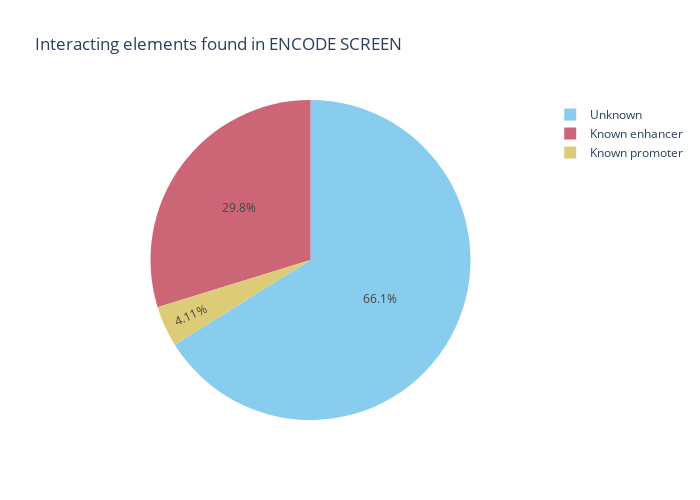

Notebook cell for this chart:
### Code cell
fig = px.pie(screen_OE#.filter((pl.col("adj.P.Val") < 0.05)).sort("logFC", descending=True).head(10000)
			 .to_pandas(), names='type', title='Interacting elements found in ENCODE SCREEN', width=700, height=500, color_discrete_sequence=px.colors.qualitative.Safe)
fig.show()
pio.write_image(fig, os.path.join(fig_dir,"known_elements_in_screen.pdf"), format="pdf")

### Figure 1 — Plotly figure (JSON) as saved in the notebook; plotly's stock layout.template omitted (floating-point values rounded to 4 significant figures; data arrays with more than 128 entries replaced by an {"elided": "..."} marker saying what was removed)
{"data": [{"domain": {"x": [0, 1], "y": [0, 1]}, "hovertemplate": "type=%{label}<extra></extra>", "labels": {"elided": "9504 str values"}, "legendgroup": "", "name": "", "showlegend": true, "type": "pie"}], "layout": {"height": 500, "legend": {"tracegroupgap": 0}, "piecolorway": ["rgb(136, 204, 238)", "rgb(204, 102, 119)", "rgb(221, 204, 119)", "rgb(17, 119, 51)", "rgb(51, 34, 136)", "rgb(170, 68, 153)", "rgb(68, 170, 153)", "rgb(153, 153, 51)", "rgb(136, 34, 85)", "rgb(102, 17, 0)", "rgb(136, 136, 136)"], "title": {"text": "Interacting elements found in ENCODE SCREEN"}, "width": 700}}
